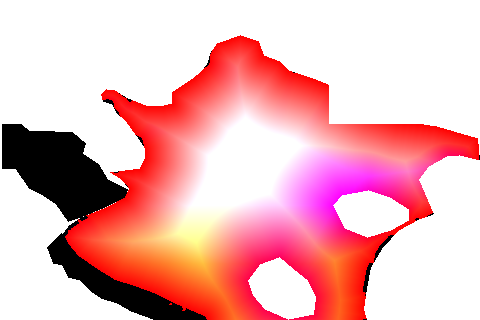
#> input picture tidal-grotto/assets/stone-basin/bathymetry.png, 480 x 320 px
$ python check_stone_basin_render.py
#> lines starting #> are read from the running program, lines starting #| are printed output that depends on the picture; after the words box and inside, x2 and y2 are one past the last pixel; in counts of white or black regions, pixels touching at a corner belong together
"""Verify actual OpenGL captures, not a software recreation of the shaders."""
from pathlib import Path
import json
import sys
import numpy as np
from PIL import Image

PROJECT=Path(__file__).resolve().parents[1]
EV=Path(sys.argv[1]) if len(sys.argv)>1 else PROJECT.parent/'evidence/parameters/scene-regression'
water=np.array(Image.open(PROJECT/'assets/stone-basin/bathymetry.png'))[:,:,0]>127
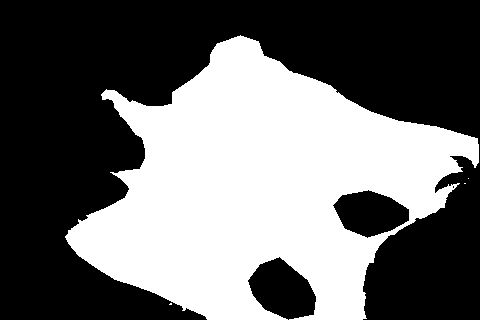
#> water: shape (320, 480) bool; 41.9% white; 4 white regions (3 under 20 px), largest, box (x1, y1, x2, y2) and area: (65, 35, 479, 320) 64289
fall=np.max(np.array(Image.open(PROJECT/'assets/stone-basin/waterfall-mask.png'))[:,:,:2],axis=2)>127
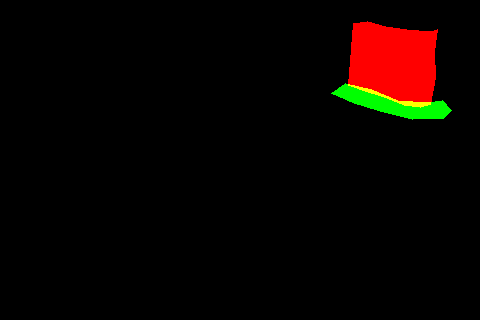
#> input picture tidal-grotto/assets/stone-basin/waterfall-mask.png, 480 x 320 px
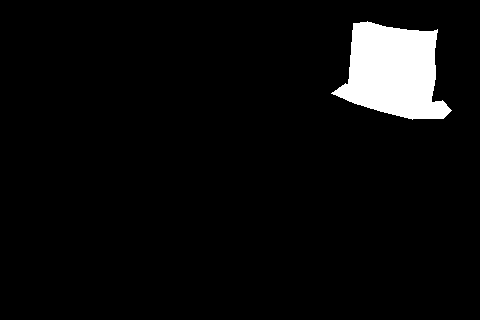
#> fall: shape (320, 480) bool; 5.1% white; 1 white region, box (x1, y1, x2, y2) and area: (331, 21, 452, 120) 7763
occlusion=np.array(Image.open(PROJECT/'assets/stone-basin/occlusion-mask.png'))[:,:,0]>0
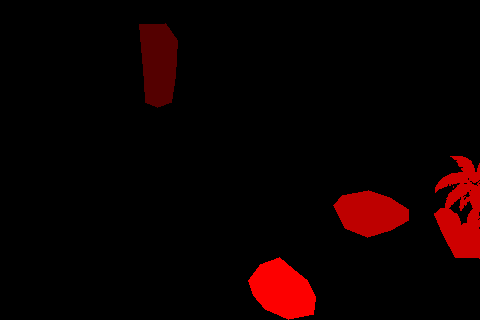
#> input picture tidal-grotto/assets/stone-basin/occlusion-mask.png, 480 x 320 px
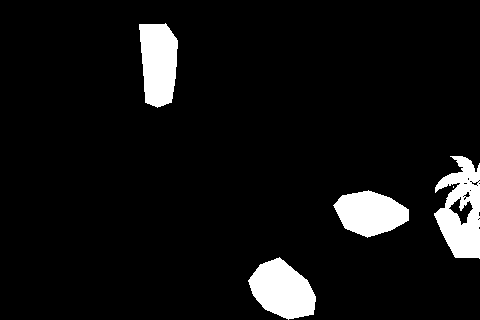
#> occlusion: shape (320, 480) bool; 7.1% white; 5 white regions (1 under 20 px), largest, box (x1, y1, x2, y2) and area: (434, 156, 480, 259) 2996, (248, 257, 316, 320) 2822, (139, 23, 178, 108) 2636, (333, 190, 409, 238) 2455
#> (the run stopped early here; a loop or call above may not have finished)
